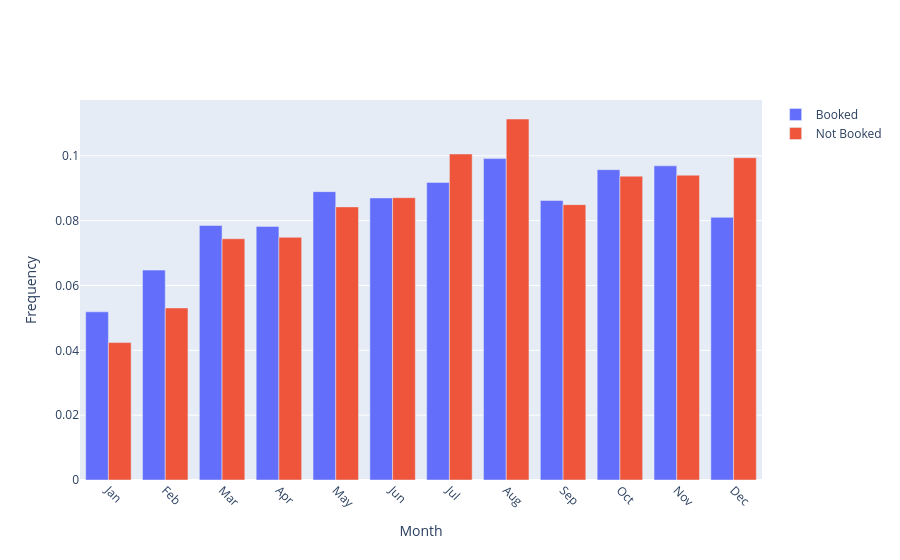

Write notebook code for a chart like this one.
### Code cell
not_counts = (
    not_booked['checkIn_date_month']
    .value_counts(normalize=True)
    .sort_index()
    
)

is_counts = (
    is_booked['checkIn_date_month']
    .value_counts(normalize=True)
    .sort_index()

)

trace_not_booked = go.Bar(
    x=np.arange(0, 12),
    y=not_counts.values,
    name='Not Booked'
)

trace_is_booked = go.Bar(
    x=np.arange(0, 12),
    y=is_counts.values,
    name='Booked'
)

data = [trace_is_booked, trace_not_booked]

ticktext = ['Jan', 'Feb', 'Mar', 'Apr', 'May', 'Jun', 'Jul', 'Aug', 'Sep', 'Oct', 'Nov', 'Dec']

layout = go.Layout(
    xaxis=dict(title='Month', tickangle=45, automargin=True,
             ticktext = ticktext ,tickvals = np.arange(0,12)),
    yaxis=dict(title='Frequency')
)

fig = go.Figure(data=data, layout=layout)
fig.show()
fig.write_json('./checkIn_date_month.json')

### Figure 1 — Plotly figure (JSON) as saved in the notebook; plotly's stock layout.template omitted (floating-point values rounded to 4 significant figures)
{"data": [{"name": "Booked", "type": "bar", "x": [0, 1, 2, 3, 4, 5, 6, 7, 8, 9, 10, 11], "y": [0.05187, 0.06474, 0.0785, 0.07822, 0.08894, 0.08699, 0.09179, 0.09913, 0.08622, 0.09572, 0.09689, 0.081]}, {"name": "Not Booked", "type": "bar", "x": [0, 1, 2, 3, 4, 5, 6, 7, 8, 9, 10, 11], "y": [0.04239, 0.05307, 0.07441, 0.07486, 0.08424, 0.08708, 0.1006, 0.1113, 0.08492, 0.09371, 0.09402, 0.09941]}], "layout": {"xaxis": {"automargin": true, "tickangle": 45, "ticktext": ["Jan", "Feb", "Mar", "Apr", "May", "Jun", "Jul", "Aug", "Sep", "Oct", "Nov", "Dec"], "tickvals": [0, 1, 2, 3, 4, 5, 6, 7, 8, 9, 10, 11], "title": {"text": "Month"}}, "yaxis": {"title": {"text": "Frequency"}}}}
